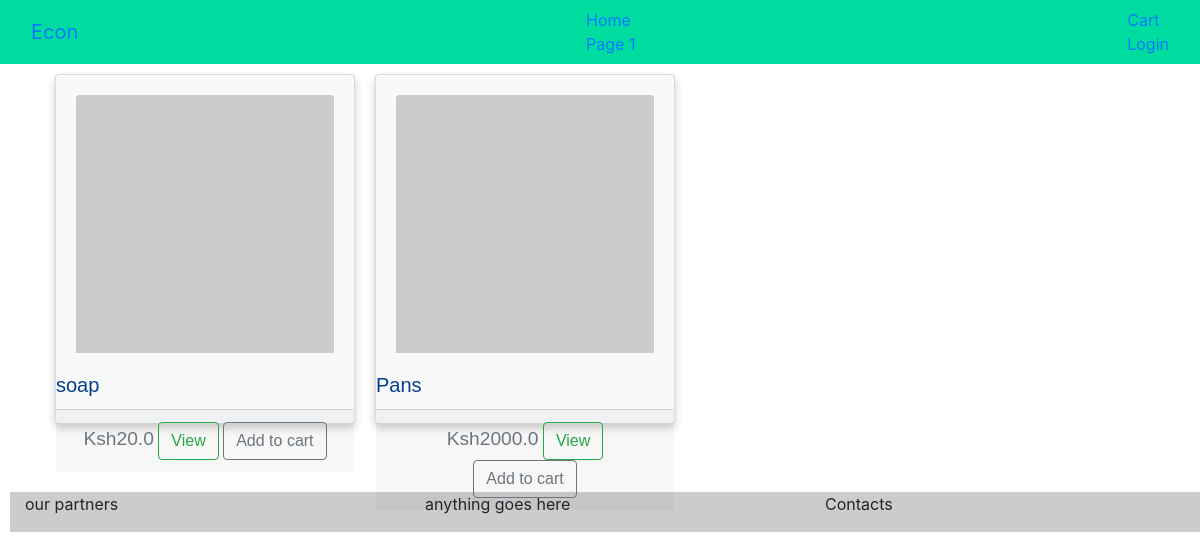
The app's page /, older data.
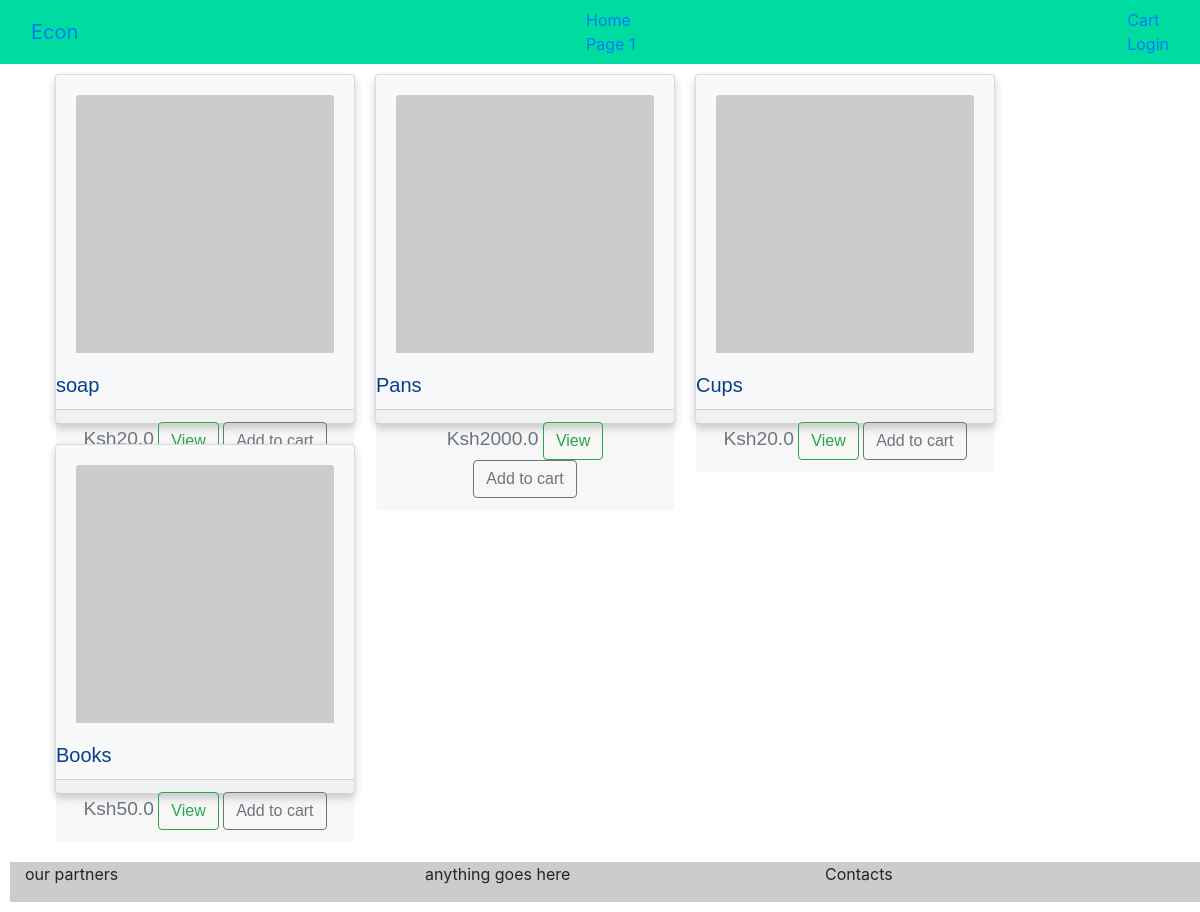
The same page, newer data.
### products/models.py (models this page shows, shortened)
class Product(models.Model):
    name = models.CharField(max_length=100)
    date_added = models.DateField(auto_now_add = True)
    price = models.FloatField(max_length=100)
    added_by = models.ForeignKey(User, on_delete=models.CASCADE)
    in_store = models.BooleanField(default="True")

### products/views.py (the view)
# urls.py: path('', views.index_view, name='index'),
def index_view(request):
    products = Product.objects.all()
    return render(request, 'products/index.html', {'products':products})

### templates/products/index.html
{% extends 'base_layout.html'%} {% block content %}
<div class="container-fluid">
    <div class="row">
{% for product in products%}
            <div class="card">
                <div class="card-body">
                    <div><img class="card-img-top" src='https://via.placeholder.com/150' alt="Card image cap"></div>
                </div>
                 <h5 class="card-title">{{product.name}}</h5>
                <div class="card-footer">
                    <big class="text-muted">Ksh{{product.price}}</big>
<a href='{{product.id}}' class="btn btn-outline-success">View</a>
<a href="#" class="btn btn-outline-secondary">Add to cart</a>
                    </div>
            </div>
            {% endfor %}
        </div>
    </div>
{% endblock %}

### templates/base_layout.html (shortened to what this page needs)
{% load static %}
<!DOCTYPE html>
<html lang="en">
<head>
    <link rel="stylesheet" href="{% static 'bootstrap/css/bootstrap.css'%}">
    <link rel="stylesheet" href="{% static 'bootstrap/js/bootstrap.js'%}">
    <link rel="stylesheet" href="{% static 'styles.css'%}">
</head>
<body>
    {% if User.is_authenticated %}
    <nav class="navbar navbar-inverse">
        <div class="container-fluid">
            <div class="navbar-header">
                <a class="navbar-brand" href="{% url 'products:index'%}">Econ</a>
            </div>
            <ul class="nav navbar-nav">
                <li class="active"><a href="{% url 'products:index'%}">Home</a></li>
                <li><a href="#">Page 1</a></li>
            </ul>
            <ul class="nav navbar-nav navbar-right">
                <li><a href="{% url 'cart:cart' %}"><span class="glyphicon glyphicon-user"></span> Cart</a></li>
                <li><a href="{% url 'accounts:login' %}"><span class="glyphicon glyphicon-log-in"></span> Logout</a></li>
            </ul>
        </div>
    </nav>
    {% else %}
    <nav class="navbar navbar-inverse">
        <div class="container-fluid">
            <div class="navbar-header">
                <a class="navbar-brand" href="{% url 'products:index'%}">Econ</a>
            </div>
            <ul class="nav navbar-nav">
                <li class="active"><a href="{% url 'products:index'%}">Home</a></li>
                <li><a href="#">Page 1</a></li>
            </ul>
            <ul class="nav navbar-nav navbar-right">
                <li><a href="{% url 'cart:cart' %}"> Cart</a></li>
                <li><a href="{% url 'accounts:login' %}"> Login</a></li>
            </ul>
        </div>
    </nav>
    {% endif %}
    <div class="wrapper ">
        <div class="container">{% block content %} {% endblock %}</div>
    </div>
    <br><br>
    <footer>
        <div class="container-fluid footer-container">
            <div class="row">
                <div class="col-sm-4">
                    <p>our partners</p>
                </div>
                <div class="col-sm-4">
                    <p>anything goes here</p>
                </div>
                <div class="col-sm-4">
                    <p>Contacts</p>
                </div>
            </div>
        </div>
    </footer>
</body>
</html>

### static/styles.css (style rules this page uses)
.card { width: 300px; height: 400px; box-shadow: 0 4px 8px 0 rgba(0, 0, 0, 0.2); max-width: 350px; max-height: 450px; margin: 10px; text-align: center; font-family: arial; float: left; }
@media (min-width: 34rem) { .card { height: 350px; background-color: #f8f9fa; } }
@media (min-width: 34rem) { .card-title { color: #073d8d; text-align: left; } }
.footer-container { background-color: rgba(0, 0, 0, 0.2); margin: 10px; }
nav { background-color: #00dba0; }
nav li { display: inline-block; margin-left: 20px; }

Row changes from the older to the newer data that the page shows:
added Product: name "Cups", price "20.0"
added Product: name "Books", price "50.0"
